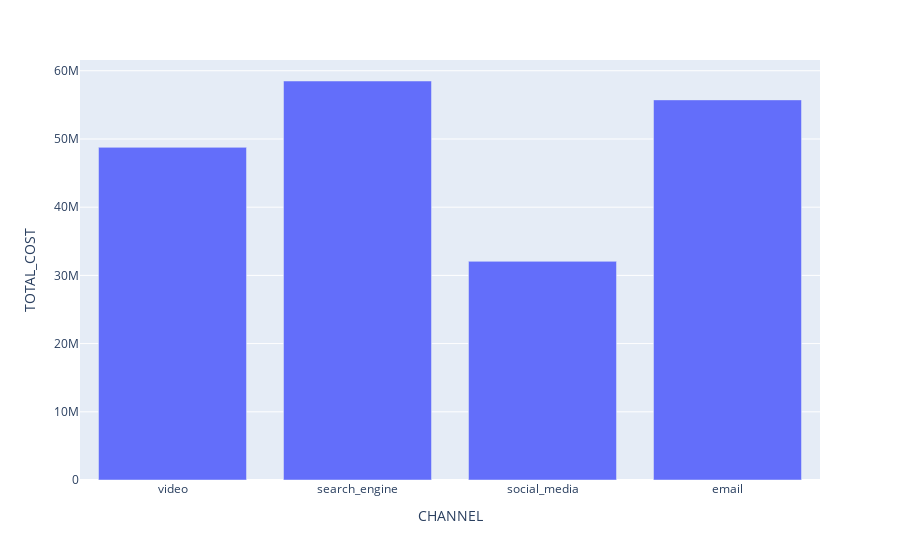

The notebook cell this image was saved under:
### Markdown cell above
Additionally, if we convert our Snowpark DataFrames to Pandas, we have the ability to create graphs and visualizations using any standard Python plotting library.

Here we are using the ```plotly.express``` library to create a bar chart of total cost per channel.

### Code cell
df=snow_df_spend_per_channel.to_pandas()
fig=px.bar(df, x="CHANNEL", y="TOTAL_COST")
fig.show()

### Figure 1 — Plotly figure (JSON) as saved in the notebook; plotly's stock layout.template omitted (floating-point values rounded to 4 significant figures)
{"data": [{"alignmentgroup": "True", "hovertemplate": "CHANNEL=%{x}<br>TOTAL_COST=%{y}<extra></extra>", "legendgroup": "", "marker": {"color": "#636efa", "pattern": {"shape": ""}}, "name": "", "offsetgroup": "", "orientation": "v", "showlegend": false, "textposition": "auto", "type": "bar", "x": ["video", "search_engine", "social_media", "email"], "xaxis": "x", "y": [48768300, 58499792, 32057328, 55729550], "yaxis": "y"}], "layout": {"barmode": "relative", "legend": {"tracegroupgap": 0}, "margin": {"t": 60}, "xaxis": {"anchor": "y", "domain": [0, 1], "title": {"text": "CHANNEL"}}, "yaxis": {"anchor": "x", "domain": [0, 1], "title": {"text": "TOTAL_COST"}}}}
